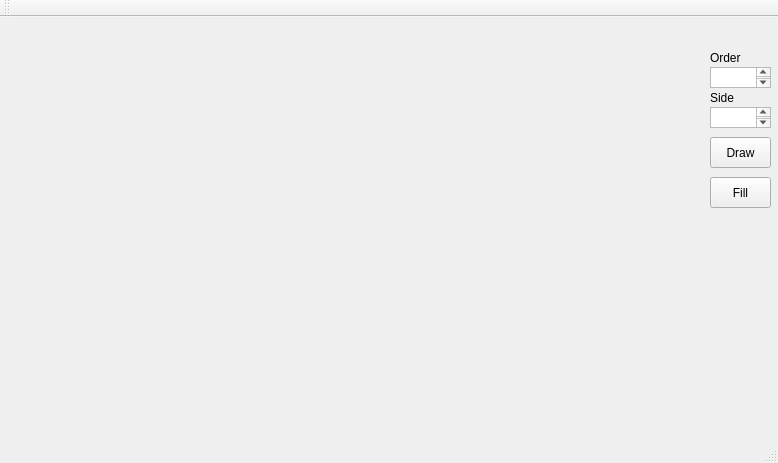
<?xml version="1.0" encoding="UTF-8"?>
<ui version="4.0">
 <class>MainWindow</class>
 <widget class="QMainWindow" name="MainWindow">
  <property name="geometry">
   <rect>
    <x>0</x>
    <y>0</y>
    <width>778</width>
    <height>463</height>
   </rect>
  </property>
  <property name="windowTitle">
   <string>MainWindow</string>
  </property>
  <widget class="QWidget" name="centralWidget">
   <widget class="QLabel" name="label">
    <property name="geometry">
     <rect>
      <x>0</x>
      <y>0</y>
      <width>701</width>
      <height>391</height>
     </rect>
    </property>
    <property name="text">
     <string/>
    </property>
   </widget>
   <widget class="QLabel" name="label_2">
    <property name="geometry">
     <rect>
      <x>710</x>
      <y>70</y>
      <width>65</width>
      <height>21</height>
     </rect>
    </property>
    <property name="text">
     <string>Side</string>
    </property>
   </widget>
   <widget class="QTextEdit" name="textEdit">
    <property name="geometry">
     <rect>
      <x>710</x>
      <y>90</y>
      <width>61</width>
      <height>21</height>
     </rect>
    </property>
   </widget>
   <widget class="QPushButton" name="pushButton">
    <property name="geometry">
     <rect>
      <x>710</x>
      <y>120</y>
      <width>61</width>
      <height>31</height>
     </rect>
    </property>
    <property name="text">
     <string>Draw</string>
    </property>
   </widget>
   <widget class="QPushButton" name="pushButton_2">
    <property name="geometry">
     <rect>
      <x>710</x>
      <y>160</y>
      <width>61</width>
      <height>31</height>
     </rect>
    </property>
    <property name="text">
     <string>Fill</string>
    </property>
   </widget>
   <widget class="QLabel" name="label_3">
    <property name="geometry">
     <rect>
      <x>710</x>
      <y>30</y>
      <width>65</width>
      <height>21</height>
     </rect>
    </property>
    <property name="text">
     <string>Order</string>
    </property>
   </widget>
   <widget class="QTextEdit" name="textEdit_2">
    <property name="geometry">
     <rect>
      <x>710</x>
      <y>50</y>
      <width>61</width>
      <height>21</height>
     </rect>
    </property>
   </widget>
  </widget>
  <widget class="QMenuBar" name="menuBar">
   <property name="geometry">
    <rect>
     <x>0</x>
     <y>0</y>
     <width>778</width>
     <height>27</height>
    </rect>
   </property>
  </widget>
  <widget class="QToolBar" name="mainToolBar">
   <attribute name="toolBarArea">
    <enum>TopToolBarArea</enum>
   </attribute>
   <attribute name="toolBarBreak">
    <bool>false</bool>
   </attribute>
  </widget>
  <widget class="QStatusBar" name="statusBar"/>
 </widget>
 <layoutdefault spacing="6" margin="11"/>
 <resources/>
 <connections/>
</ui>
